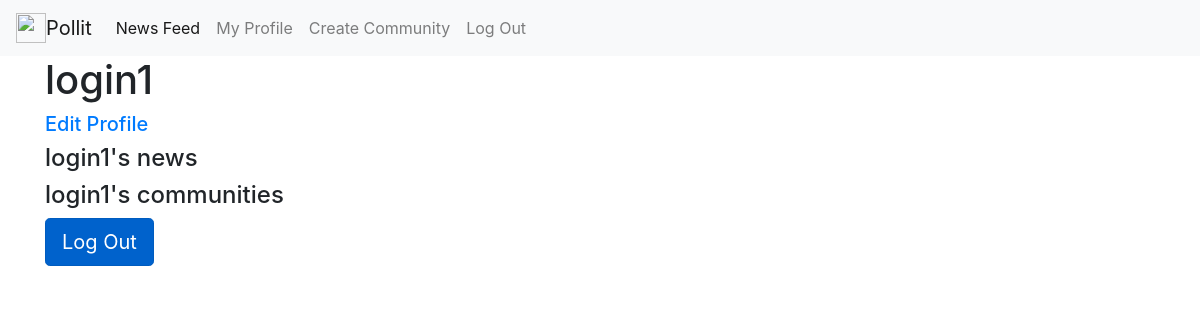
Page /profile/login1 (signed in) on the earlier database version.
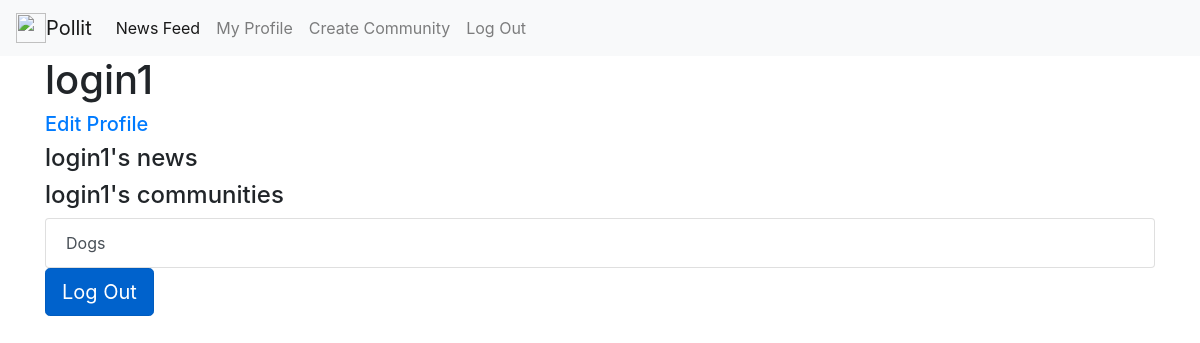
Same page on the later database version.
### tables this page shows
CREATE TABLE users 
                            (id INTEGER PRIMARY KEY AUTOINCREMENT, 
                             user_name VARCHAR(50),
                             password_hash VARCHAR(128),
                             communities VARCHAR(1000)
                             );

CREATE TABLE communities 
                            (id INTEGER PRIMARY KEY AUTOINCREMENT,
                             title VARCHAR(100),
                             bio VARCHAR(1000),
                             users VARCHAR(10000)
                             );

### main.py (the view)
@app.route('/profile/<user_name>', methods=['GET', 'POST'])
def profile(user_name):
    if 'username' not in session:
        return redirect('/login')
    user_id = session['user_id']
    user = user_model.get_name(user_name)[0]
    news = NewsModel(db.get_connection()).get_all(user)
    comm = UserModel(db.get_connection()).get(user)[3].split()
    communities = [community_model.get(int(i))[1] for i in comm]
    return render_template('profile.html', user_name=user_name, news=news, communities=communities)

### models.py (called while the page is built)
    def get_connection(self):
        return self.conn

    def get(self, user_id):
        cursor = self.connection.cursor()
        cursor.execute("SELECT * FROM users WHERE id = ?", (str(user_id), ))
        row = cursor.fetchone()
        return row

    def get_name(self, user_name):
        cursor = self.connection.cursor()
        cursor.execute("SELECT * FROM users WHERE user_name = ?", (str(user_name), ))
        row = cursor.fetchone()
        return row

    def get_all(self, user_id=None, community_id=None):
        cursor = self.connection.cursor()
        if user_id:
            cursor.execute("SELECT * FROM news WHERE user_id = ?",
                           (str(user_id), ))
        elif community_id:
            cursor.execute("SELECT * FROM news WHERE community = ?",
                           (str(community_id),))
        else:
            cursor.execute("SELECT * FROM news")
        rows = cursor.fetchall()
        return rows

    def get(self, community_id):
        cursor = self.connection.cursor()
        cursor.execute("SELECT * FROM communities WHERE id = ?", (str(community_id), ))
        row = cursor.fetchone()
        return row

### templates/profile.html (shortened to what this page needs)
{% extends "base.html" %}
{% block content %}
    <h1>{{ user_name }}</h1>
    {% if user_name == session['username'] %}
        <h5><a href="/profile/{{ user_name }}/edit">Edit Profile</a></h5>
    {% endif %}
    <h4>{{ user_name }}'s news</h4>
    <h4>{{ user_name }}'s communities</h4>
    <div class="list-group">
    {% for item in communities %}
        <a href="/community/{{ item }}" class="list-group-item list-group-item-action">{{ item }}</a>
    {% endfor %}
    </div>
    {% if user_name == session['username'] %}
        <a href="/logout" class="btn btn-primary btn-lg active" role="button" aria-pressed="true">Log Out</a>
    {% endif %}
{% endblock %}

### templates/base.html (shortened to what this page needs)
<!doctype html>
<html lang="en">
  <head>
    <link rel="stylesheet" href="https://stackpath.bootstrapcdn.com/bootstrap/4.3.1/css/bootstrap.min.css">
  </head>
  <body>
<nav class="navbar navbar-expand-lg navbar-light bg-light">
  <a class="navbar-brand" href="#"><img src="http://pngimages.net/sites/default/files/capital-letter-p-png-image-23571.png" width="30" height="30" class="d-inline-block align-top" alt="">Pollit</a>
  <div class="collapse navbar-collapse" id="navbarNavAltMarkup">
    <div class="navbar-nav">
        {% if "username" in session %}
        <a class="nav-item nav-link active" href="#">News Feed </a>
      <a class="nav-item nav-link" href="/profile/{{ session['username'] }}">My Profile</a>
        <a class="nav-item nav-link" href="/create">Create Community</a>
        <a class="nav-item nav-link" href="/logout">Log Out</a>
      {% endif %}
    </div>
  </div>
</nav>
<main role="main" class="container">
    {% block content %}{% endblock %}
</main>
  </body>
</html>

Differences in the rows shown:
added communities: title "Dogs"
